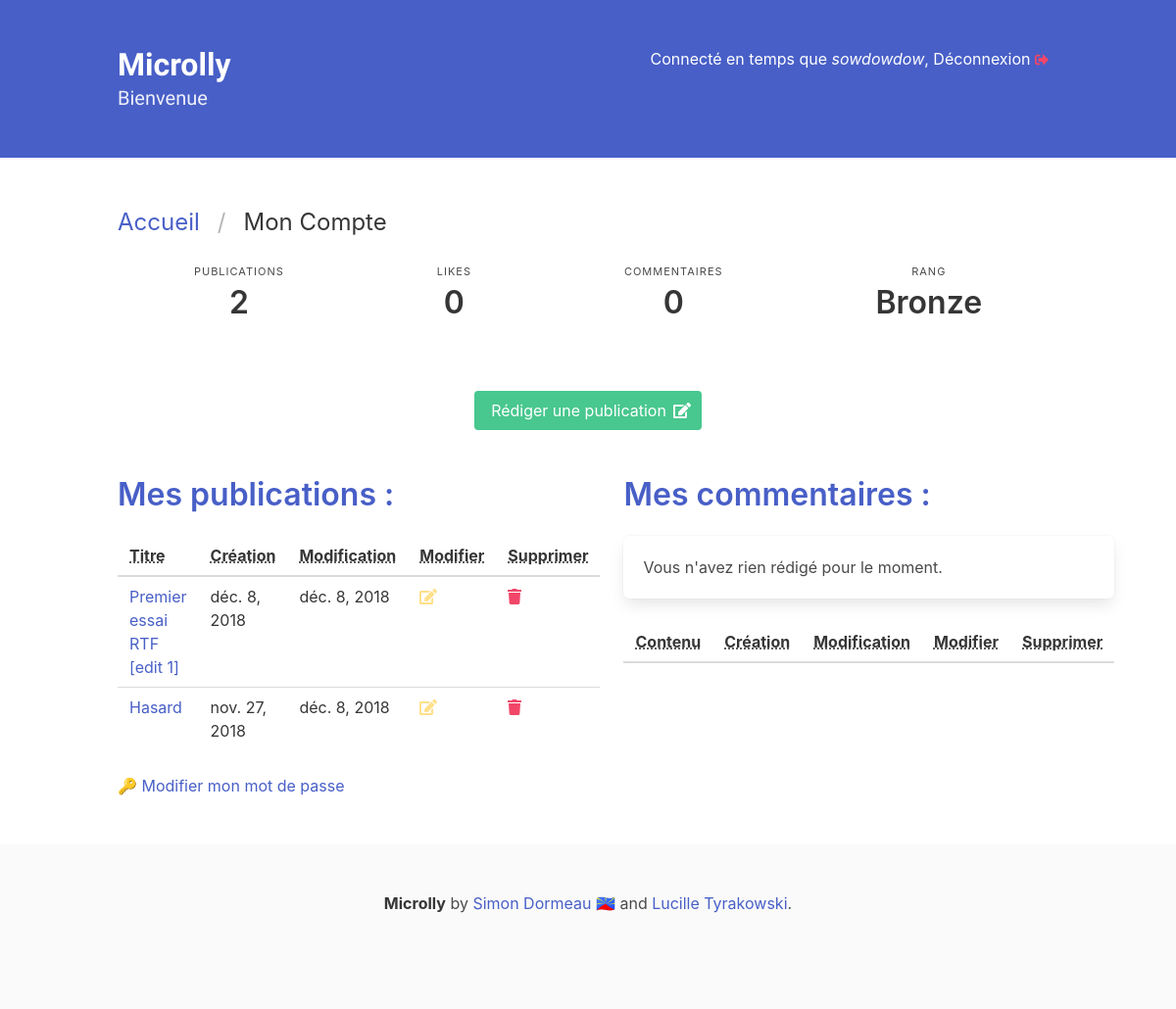
Before: /accounts/ (signed in) with the older database file.
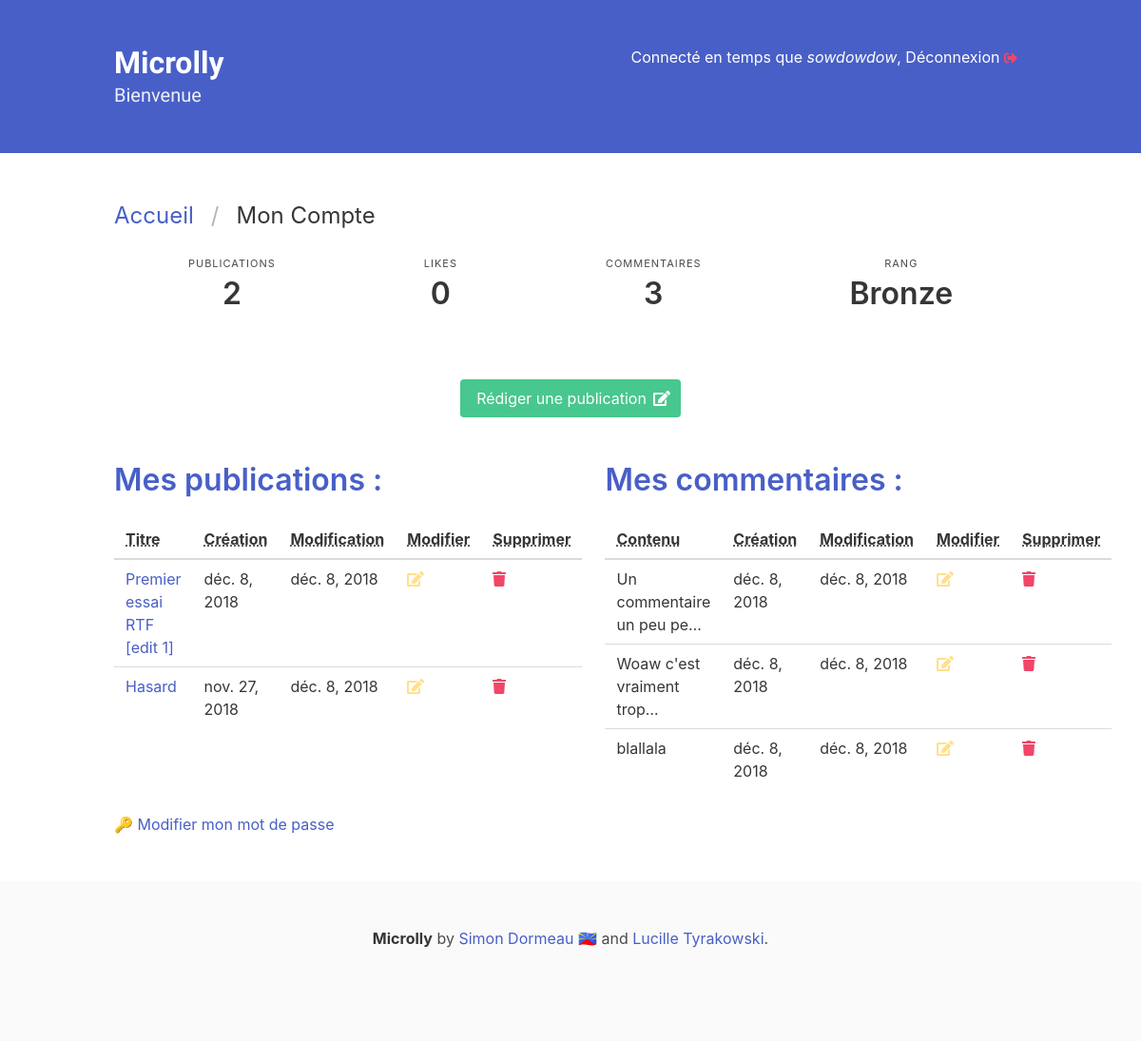
After: the same page with the newer database file.
### Microlly/models.py (models this page shows, shortened)
class Post(models.Model):
    title = models.CharField(max_length=150)
    body = RichTextField()
    author = models.ForeignKey(User, on_delete=models.CASCADE)
    creation_date = models.DateField(auto_now_add=True)
    update_date = models.DateField(auto_now=True)
    class Meta:
        ordering = ("-id",)
        verbose_name = "Publication"
        verbose_name_plural = "Publications"

class Comment(models.Model):
    message = models.CharField(max_length=250)
    author = models.ForeignKey(User, on_delete=models.CASCADE)
    post = models.ForeignKey(Post, on_delete=models.CASCADE)
    creation_date = models.DateField(auto_now_add=True)
    update_date = models.DateField(auto_now=True)
    class Meta:
        ordering = ("-id",)
        verbose_name = "Commentaire"
        verbose_name_plural = "Commentaires"

### Microlly/views.py (the view)
# urls.py: path("accounts/", views.account, name="account"),
@login_required
def account(request):
    user_posts = Post.objects.filter(author=request.user).all()
    user_comments = Comment.objects.filter(author=request.user).all()
    user_rank = ranking.get_rank(len(user_posts))
    isaccountview = True
    return render(
        request,
        "account.html",
        {
            "user_posts": user_posts,
            "user_comments": user_comments,
            "isaccountview": isaccountview,
            "rank": user_rank,
        },
    )

### Microlly/ranking.py (called while the page is built)
def get_rank(number_of_posts):
    try:
        points = int(number_of_posts)
    except:
        points = 0
    ranks = [
        "Luke",
        "Platinium",
        "Gold",
        "Silver",
        "Bronze",
        "Noob",
    ]
    if points >= 10000:
        return ranks[0]
    if points >= 1000:
        return ranks[1]
    if points >= 100:
        return rank[2]
    if points >= 10:
        return ranks[3]
    if points >= 1:
        return ranks[4]
    if points >= 0:
        return ranks[5]

### Microlly/templates/account.html
{% extends 'base.html' %}
{% block body %}
    <nav class="breadcrumb is-large" aria-label="breadcrumbs">
        <ul>
            <li><a href="{% url 'Microlly:index' %}">Accueil</a></li>
            <li class="is-active"><a href="#" aria-current="page">Mon Compte</a></li>
        </ul>
    </nav>
    <nav class="level">
        <div class="level-item has-text-centered">
            <div>
            <p class="heading">Publications</p>
            <p class="title">{{ user_posts.count }}</p>
            </div>
        </div>
        <div class="level-item has-text-centered">
            <div>
            <p class="heading">Likes</p>
            <p class="title">0</p>
            </div>
        </div>
        <div class="level-item has-text-centered">
            <div>
            <p class="heading">Commentaires</p>
            <p class="title">{{ user_comments.count }}</p>
            </div>
        </div>
        <div class="level-item has-text-centered">
            <div>
            <p class="heading">Rang</p>
            <p class="title">{{ rank }}</p>
            </div>
        </div>
    </nav>
    <section class="section has-text-centered">
        <a href="{% url 'Microlly:create_post' %}" class="button is-success">
            <p>Rédiger une publication</p>
            <span class="icon white-text">
                <i class="fas fa-edit"></i>
            </span>
        </a>
    </section>
    <div class="columns">
        <div class="column">
            <h2 class="title has-text-link">Mes publications :</h2>
            <table class="table is-hoverable is-fullwidth">
                <thead>
                    <tr>
                    <th><abbr title="Titre">Titre</abbr></th>
                    <th><abbr title="Date de création">Création</abbr></th>
                    <th><abbr title="Date de dernière modification">Modification</abbr></th>
                    <th><abbr title="Modifier l'article">Modifier</abbr></th>
                    <th><abbr title="Supprimer l'article">Supprimer</abbr></th>
                    </tr>
                </thead>
                <tbody>
                    {% for post in user_posts %}
                        <tr>
                            <td><a href="{% url 'Microlly:post' id=post.id %}">{{ post.title }}</a></td>
                            <td>{{ post.creation_date }}</td>
                            <td>{{ post.update_date }}</td>
                            <td>
                                <a href="{% url 'Microlly:edit_post' id=post.id %}">
                                    <span class="icon has-text-warning">
                                        <i class="fas fa-edit"></i>
                                    </span>
                                </a>
                            </td>
                            <td>
                                <a href="{% url 'Microlly:delete_post' id=post.id %}">
                                    <span class="icon has-text-danger">
                                        <i class="fas fa-trash"></i>
                                    </span>
                                </a>
                            </td>
                        </tr>
                    {% empty %}
                        <div class="box">Vous n'avez rien rédigé pour le moment.</div>
                    {% endfor %}
                </tbody>
            </table>
        </div>
        <div class="column">
            <h2 class="title has-text-link">Mes commentaires :</h2>
            <table class="table is-hoverable is-fullwidth">
                <thead>
                    <tr>
                    <th><abbr title="Titre">Contenu</abbr></th>
                    <th><abbr title="Date de création">Création</abbr></th>
                    <th><abbr title="Date de dernière modification">Modification</abbr></th>
                    <th><abbr title="Modifier l'article">Modifier</abbr></th>
                    <th><abbr title="Supprimer l'article">Supprimer</abbr></th>
                    </tr>
                </thead>
                <tbody>
                    {% for comment in user_comments %}
                        <tr>
                            <td>{{ comment.message|truncatechars:25 }}</td>
                            <td>{{ comment.creation_date }}</td>
                            <td>{{ comment.update_date }}</td>
                            <td>
                                <a href="{% url 'Microlly:comment_update' id=comment.id %}">
                                    <span class="icon has-text-warning">
                                        <i class="fas fa-edit"></i>
                                    </span>
                                </a>
                            </td>
                            <td>
                                <a href="{% url 'Microlly:comment_delete' id=comment.id %}">
                                    <span class="icon has-text-danger">
                                        <i class="fas fa-trash"></i>
                                    </span>
                                </a>
                            </td>
                        </tr>
                    {% empty %}
                        <div class="box">Vous n'avez rien rédigé pour le moment.</div>
                    {% endfor %}
                </tbody>
            </table>
        </div>
    </div>
        <a href="{% url 'Microlly:password_change' %}">
            <p>🔑 Modifier mon mot de passe</p>
        </a>
{% endblock body %}

### Microlly/templates/base.html (shortened to what this page needs)
<!DOCTYPE html>
<html>
<head>
    {% include "head.html" %}
</head>
<header>
    <section class="hero is-link">
        <div class="hero-body">
            <div class="container">
                {% if user.is_authenticated %}
                <div class="is-pulled-right">Connecté en temps que
                    <i>{{ user.username }}</i>,
                    <a href="{% url 'Microlly:logout' %}">
                        Déconnexion
                        <span class="icon has-text-danger">
                            <i class="fas fa-sm fa-sign-out-alt"></i>
                        </span></a>
                </div>
                {% else %}
                <a href="{% url 'Microlly:login' %}" class="is-pulled-right">Se connecter</a>
                {% endif %}
                <h1 class="title" clas="is-overlay">
                    <a href="{% url 'Microlly:index' %}" class="microlly">Microlly</a>
                </h1>
                <h2 class="subtitle microlly">
                    Bienvenue
                </h2>
            </div>
        </div>
    </section>
</header>
<body>
    <main>
        <section class="section wrapper">
            <div class="container">
                 {% block body %} {% endblock body %}
            </div>
        </section>
    </main>
    <footer class="footer">
        <div class="content has-text-centered">
            <p>
                <strong>Microlly</strong> by
                <a href="https://simondormeau.fr" target="_blank">Simon Dormeau 🇷🇪 </a> and
                <a href="https://www.flickr.com/photos/biayo/3683976815" target="_blank">Lucille Tyrakowski</a>.
            </p>
        </div>
    </footer>
</body>
</html>

### Microlly/templates/head.html (shortened to what this page needs)
    <link rel="stylesheet" href="https://cdnjs.cloudflare.com/ajax/libs/bulma/0.7.2/css/bulma.min.css">
    {% load static %}
    <link href="{% static 'base.css' %}" rel="stylesheet" type="text/css">

### Microlly/static/base.css (style rules this page uses)
body { display: flex; min-height: 100vh; flex-direction: column; }
main { flex: 1; transition: all 1s ease-out; }
.icon { display: inline-block; }
.microlly { font-family: 'Gruppo', cursive; }

Changed rows visible on the page:
added Comment: message "Un commentaire un peu pe…", creation_date "déc. 8, 2018", update_date "déc. 8, 2018"
added Comment: message "Woaw c'est vraiment trop…", creation_date "déc. 8, 2018", update_date "déc. 8, 2018"
added Comment: message "blallala", creation_date "déc. 8, 2018", update_date "déc. 8, 2018"
Other visible differences:
{{ user_comments.count }}: "0" → "3"
text no longer shown: "Vous n'avez rien rédigé pour le moment."
